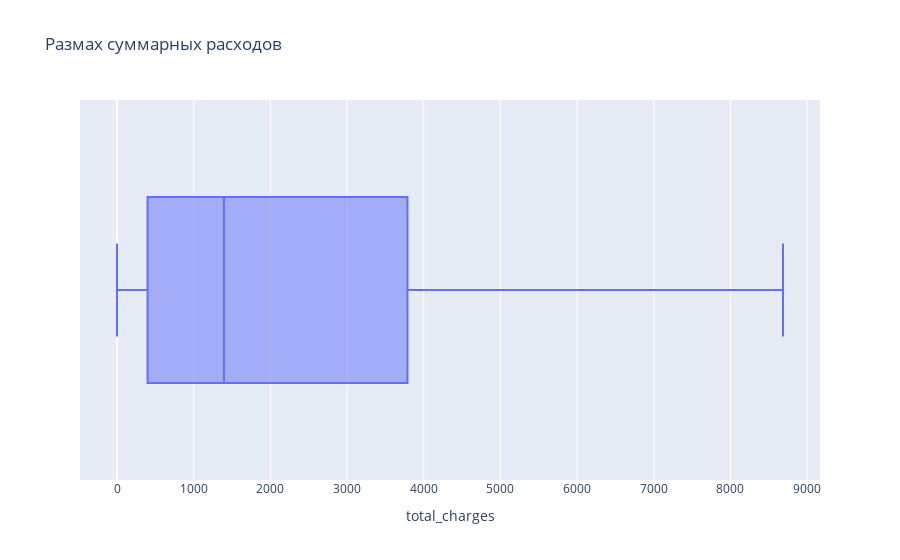

The cell this chart's notebook holds for it:
### Code cell
fig = px.box(contracts, x = 'total_charges', title='Размах суммарных расходов')

fig.show()

### Figure 1 — Plotly figure (JSON) as saved in the notebook; plotly's stock layout.template omitted (floating-point values rounded to 4 significant figures; data arrays with more than 128 entries replaced by an {"elided": "..."} marker saying what was removed)
{"data": [{"alignmentgroup": "True", "hovertemplate": "total_charges=%{x}<extra></extra>", "legendgroup": "", "marker": {"color": "#636efa"}, "name": "", "notched": false, "offsetgroup": "", "orientation": "h", "showlegend": false, "type": "box", "x": {"elided": "7043 float values"}, "x0": " ", "xaxis": "x", "y0": " ", "yaxis": "y"}], "layout": {"boxmode": "group", "legend": {"tracegroupgap": 0}, "title": {"text": "Размах суммарных расходов"}, "xaxis": {"anchor": "y", "domain": [0, 1], "title": {"text": "total_charges"}}, "yaxis": {"anchor": "x", "domain": [0, 1]}}}
